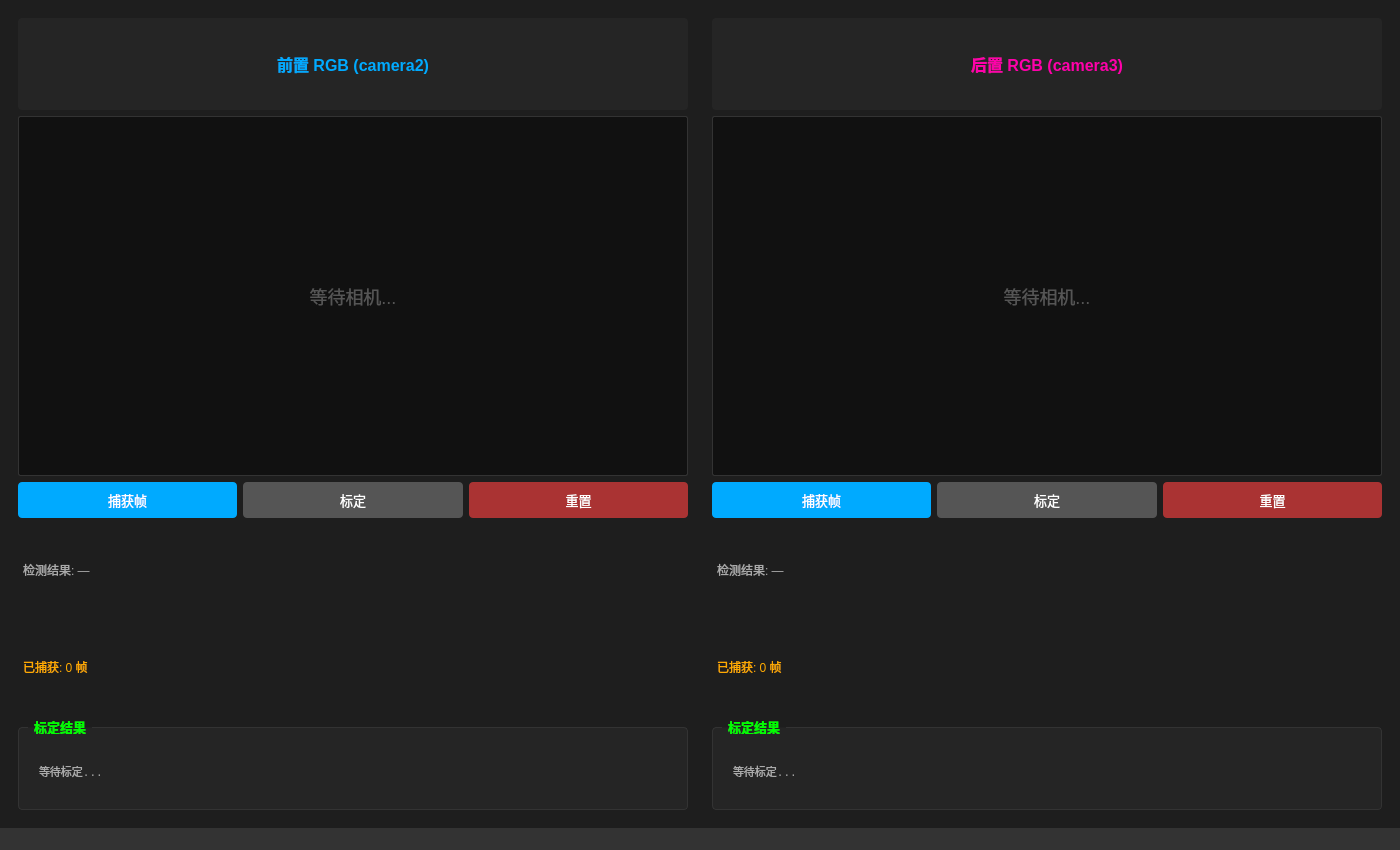
<?xml version="1.0" encoding="UTF-8"?>
<ui version="4.0">
 <class>MainWindow</class>
 <widget class="QMainWindow" name="MainWindow">
  <property name="windowTitle">
   <string>Dobot Quad 双相机标定</string>
  </property>
  <property name="minimumSize">
   <size>
    <width>1400</width>
    <height>850</height>
   </size>
  </property>
  <property name="styleSheet">
   <string notr="true">QMainWindow { background-color: #1e1e1e; }</string>
  </property>
  <widget class="QWidget" name="centralwidget">
   <layout class="QHBoxLayout" name="mainLayout" stretch="1,1">

    <!-- ===== 前置相机面板 ===== -->
    <item>
     <widget class="QWidget" name="panelFront" native="true">
      <layout class="QVBoxLayout" name="layoutFront">
       <item>
        <widget class="QLabel" name="titleFront">
         <property name="text"><string>前置 RGB (camera2)</string></property>
         <property name="alignment"><set>Qt::AlignCenter</set></property>
         <property name="styleSheet"><string notr="true">font: bold 16px; color: #0af; padding: 6px; background: #252525; border-radius: 4px;</string></property>
        </widget>
       </item>
       <item>
        <widget class="QLabel" name="viewFront">
         <property name="text"><string>等待相机...</string></property>
         <property name="alignment"><set>Qt::AlignCenter</set></property>
         <property name="minimumSize"><size><width>480</width><height>360</height></size></property>
         <property name="styleSheet"><string notr="true">background-color: #111; color: #555; font: 18px; border: 1px solid #333; border-radius: 2px;</string></property>
        </widget>
       </item>
       <item>
        <layout class="QHBoxLayout" name="ctrlFront">
         <item><widget class="QPushButton" name="btnCapFront">
          <property name="text"><string>捕获帧</string></property>
          <property name="styleSheet"><string notr="true">QPushButton { background:#0af; color:#fff; font:13px; padding:8px 20px; border-radius:4px; } QPushButton:hover { background:#0cf; } QPushButton:disabled { background:#555; }</string></property>
         </widget></item>
         <item><widget class="QPushButton" name="btnCalFront">
          <property name="text"><string>标定</string></property>
          <property name="styleSheet"><string notr="true">QPushButton { background:#0a0; color:#fff; font:13px; padding:8px 20px; border-radius:4px; } QPushButton:hover { background:#0c0; } QPushButton:disabled { background:#555; }</string></property>
          <property name="enabled"><bool>false</bool></property>
         </widget></item>
         <item><widget class="QPushButton" name="btnResetFront">
          <property name="text"><string>重置</string></property>
          <property name="styleSheet"><string notr="true">QPushButton { background:#a33; color:#fff; font:13px; padding:8px 20px; border-radius:4px; } QPushButton:hover { background:#c55; }</string></property>
         </widget></item>
        </layout>
       </item>
       <item>
        <widget class="QLabel" name="infoFront">
         <property name="text"><string>检测结果: —</string></property>
         <property name="styleSheet"><string notr="true">color: #aaa; font: 12px; padding: 2px;</string></property>
        </widget>
       </item>
       <item>
        <widget class="QLabel" name="countFront">
         <property name="text"><string>已捕获: 0 帧</string></property>
         <property name="styleSheet"><string notr="true">color: #fa0; font: 12px; padding: 2px;</string></property>
        </widget>
       </item>
       <item>
        <widget class="QGroupBox" name="resultFront">
         <property name="title"><string>标定结果</string></property>
         <property name="styleSheet"><string notr="true">QGroupBox { font: bold 13px; color: #0f0; border: 1px solid #333; border-radius: 4px; margin-top: 8px; padding: 12px 6px 6px 6px; background: #252525; } QGroupBox::title { subcontrol-origin: margin; left: 10px; padding: 0 4px; }</string></property>
         <layout class="QVBoxLayout" name="resultLayoutFront">
          <item><widget class="QLabel" name="textResultFront">
           <property name="text"><string>等待标定...</string></property>
           <property name="styleSheet"><string notr="true">color: #aaa; font: 11px monospace; padding: 2px;</string></property>
           <property name="textInteractionFlags"><set>Qt::TextSelectableByMouse</set></property>
          </widget></item>
         </layout>
        </widget>
       </item>
      </layout>
     </widget>
    </item>

    <!-- ===== 后置相机面板 ===== -->
    <item>
     <widget class="QWidget" name="panelRear" native="true">
      <layout class="QVBoxLayout" name="layoutRear">
       <item>
        <widget class="QLabel" name="titleRear">
         <property name="text"><string>后置 RGB (camera3)</string></property>
         <property name="alignment"><set>Qt::AlignCenter</set></property>
         <property name="styleSheet"><string notr="true">font: bold 16px; color: #f0a; padding: 6px; background: #252525; border-radius: 4px;</string></property>
        </widget>
       </item>
       <item>
        <widget class="QLabel" name="viewRear">
         <property name="text"><string>等待相机...</string></property>
         <property name="alignment"><set>Qt::AlignCenter</set></property>
         <property name="minimumSize"><size><width>480</width><height>360</height></size></property>
         <property name="styleSheet"><string notr="true">background-color: #111; color: #555; font: 18px; border: 1px solid #333; border-radius: 2px;</string></property>
        </widget>
       </item>
       <item>
        <layout class="QHBoxLayout" name="ctrlRear">
         <item><widget class="QPushButton" name="btnCapRear">
          <property name="text"><string>捕获帧</string></property>
          <property name="styleSheet"><string notr="true">QPushButton { background:#0af; color:#fff; font:13px; padding:8px 20px; border-radius:4px; } QPushButton:hover { background:#0cf; } QPushButton:disabled { background:#555; }</string></property>
         </widget></item>
         <item><widget class="QPushButton" name="btnCalRear">
          <property name="text"><string>标定</string></property>
          <property name="styleSheet"><string notr="true">QPushButton { background:#0a0; color:#fff; font:13px; padding:8px 20px; border-radius:4px; } QPushButton:hover { background:#0c0; } QPushButton:disabled { background:#555; }</string></property>
          <property name="enabled"><bool>false</bool></property>
         </widget></item>
         <item><widget class="QPushButton" name="btnResetRear">
          <property name="text"><string>重置</string></property>
          <property name="styleSheet"><string notr="true">QPushButton { background:#a33; color:#fff; font:13px; padding:8px 20px; border-radius:4px; } QPushButton:hover { background:#c55; }</string></property>
         </widget></item>
        </layout>
       </item>
       <item>
        <widget class="QLabel" name="infoRear">
         <property name="text"><string>检测结果: —</string></property>
         <property name="styleSheet"><string notr="true">color: #aaa; font: 12px; padding: 2px;</string></property>
        </widget>
       </item>
       <item>
        <widget class="QLabel" name="countRear">
         <property name="text"><string>已捕获: 0 帧</string></property>
         <property name="styleSheet"><string notr="true">color: #fa0; font: 12px; padding: 2px;</string></property>
        </widget>
       </item>
       <item>
        <widget class="QGroupBox" name="resultRear">
         <property name="title"><string>标定结果</string></property>
         <property name="styleSheet"><string notr="true">QGroupBox { font: bold 13px; color: #0f0; border: 1px solid #333; border-radius: 4px; margin-top: 8px; padding: 12px 6px 6px 6px; background: #252525; } QGroupBox::title { subcontrol-origin: margin; left: 10px; padding: 0 4px; }</string></property>
         <layout class="QVBoxLayout" name="resultLayoutRear">
          <item><widget class="QLabel" name="textResultRear">
           <property name="text"><string>等待标定...</string></property>
           <property name="styleSheet"><string notr="true">color: #aaa; font: 11px monospace; padding: 2px;</string></property>
           <property name="textInteractionFlags"><set>Qt::TextSelectableByMouse</set></property>
           </widget></item>
          </layout>
         </widget>
        </item>
       </layout>
      </widget>
     </item>

   </layout>
  </widget>
  <widget class="QStatusBar" name="statusbar">
   <property name="styleSheet">
    <string notr="true">color: #aaa; background: #333; font: 12px;</string>
   </property>
  </widget>
 </widget>
 <resources/>
 <connections/>
</ui>
